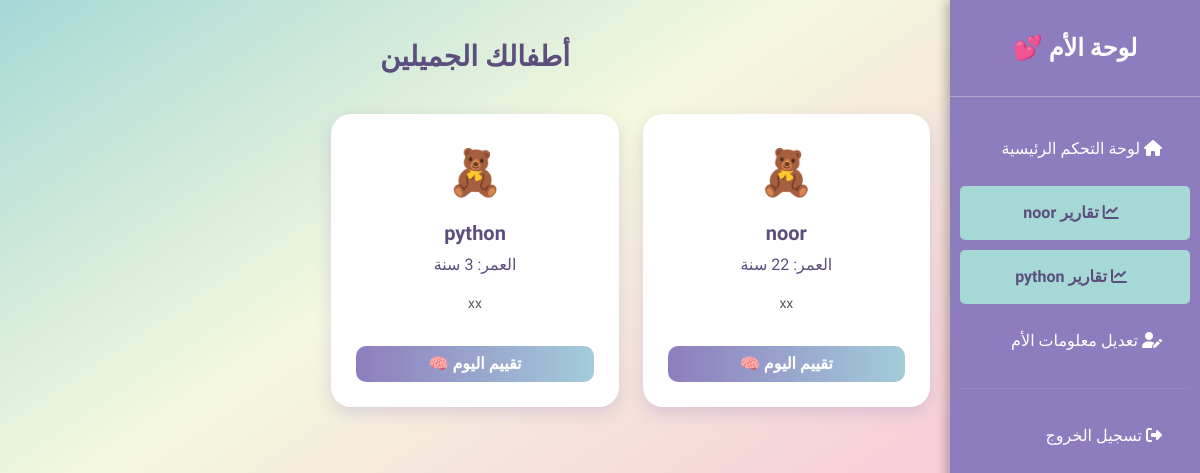
Page /mother_dashboard (signed in) on the committed database.
### model.py (models this page shows, shortened)
class Child(db.Model):
    __tablename__ = 'child'
    child_id = db.Column(db.Integer, primary_key=True, unique=True)
    mother_id = db.Column(db.Integer, db.ForeignKey('mother_register.mother_id'), nullable=True)
    name = db.Column(db.String(100), nullable=False)
    BD = db.Column(db.DateTime, nullable=False)
    gender = db.Column(db.String(10), nullable=False)  # "male" or "female"
    level = db.Column(db.Integer, nullable=False)
    note = db.Column(db.Text, nullable=True)
    doctor_links = db.relationship('DoctorsChild', backref='child', lazy=True)
    activities = db.relationship('Activities', backref='child', lazy=True)
    medicines = db.relationship('Medicine', backref='child', lazy=True)

### app.py (the view)
@app.route('/mother_dashboard')
def mother_dashboard():
    mother_id = session.get('mother_id')
    if not mother_id:
        return redirect(url_for('mother_login'))
    mother = MotherRegister.query.get(mother_id)
    children = Child.query.filter_by(mother_id=mother.mother_id).all()
    return render_template('mother_dashboard.html', mother=mother, children=children,date=date)

### templates/mother_dashboard.html (shortened to what this page needs)
<!DOCTYPE html>
<html lang="ar" dir="rtl">
<head>
  <link href="https://cdn.jsdelivr.net/npm/bootstrap@5.3.2/dist/css/bootstrap.min.css" rel="stylesheet">
  <link rel="stylesheet" href="https://cdnjs.cloudflare.com/ajax/libs/font-awesome/6.5.1/css/all.min.css">
</head>
<body>
  <div class="sidebar">
    <div class="logo">لوحة الأم 💕</div>
    <nav class="nav flex-column">
      <a href="{{ url_for('mother_dashboard') }}"><i class="fas fa-home me-2"></i> لوحة التحكم الرئيسية</a>
     {% for child in children %}
  <a href="{{ url_for('mother_reports', child_id=child.child_id) }}" class="btn btn-primary">
    <i class="fas fa-chart-line me-2"></i> تقارير {{ child.name }}
  </a>
{% endfor %}
      <a href="{{ url_for('mother_update_info') }}"><i class="fas fa-user-edit me-2"></i> تعديل معلومات الأم</a>
      <hr style="border-color: rgba(255, 255, 255, 0.3); margin: 15px 10px;">
      <a href="{{ url_for('mother_logout') }}"><i class="fas fa-sign-out-alt me-2"></i> تسجيل الخروج</a>
    </nav>
  </div>
  <div class="main-content">
    <h3> أطفالك الجميلين</h3>
    {% if children %}
      <div class="row">
        {% for child in children %}
        <div class="col-lg-4 col-md-6 mb-4">
          <div class="child-card text-center">
            <div>
              <div class="child-icon">🧸</div>
              <h5 class="fw-bold">{{ child.name }}</h5>
              <p>العمر: {{ (date.today().year - child.BD.year) }} سنة</p>
              <p class="text-muted small">{{ child.note or 'لا توجد ملاحظات حالياً' }}</p>
            </div>
            <a href="{{ url_for('child_details', child_id=child.child_id) }}" class="btn btn-eval w-100 mt-3">تقييم اليوم 🧠</a>
          </div>
        </div>
        {% endfor %}
      </div>
    {% else %}
      <div class="no-children">
        <i class="fas fa-hand-holding-heart fa-2x mb-3"></i>
        <p class="mb-0"> لا يوجد أطفال مسجلين بعد، يمكنك إضافة طفل من خلال القائمة الجانبية.</p>
      </div>
    {% endif %}
  </div>
</body>
</html>

### templates/mother_dashboard.html (style rules this page uses)
:root { --primary-lavender: #8E7DBE; --dark-text: #5C4F7D; --accent-teal: #A6D8D6; --soft-pink: #F7CFD8; --soft-yellow: #F4F8DE; }
body { direction: rtl; background: linear-gradient(to bottom right, var(--accent-teal), var(--soft-yellow), var(--soft-pink), #E3D6C9); font-family: "Cairo", sans-serif; min-height: 100vh; margin: 0; padding: 0; color: var(--dark-text); background-attachment: fixed; }
.sidebar { position: fixed; top: 0; right: 0; width: 250px; height: 100%; padding-top: 20px; background-color: var(--primary-lavender); color: white; box-shadow: -4px 0 10px rgba(0, 0, 0, 0.25); z-index: 1000; transition: all 0.3s; }
.sidebar a { color: white; padding: 15px 20px; text-decoration: none; display: block; font-size: 16px; transition: background-color 0.3s; border-radius: 5px; margin: 5px 10px; }
.sidebar .btn-primary { background-color: var(--accent-teal) !important; border: none; color: var(--dark-text); font-weight: bold; transition: background-color 0.3s; }
.sidebar .logo { text-align: center; padding: 10px 0 30px; font-size: 24px; font-weight: bold; border-bottom: 1px solid rgba(255, 255, 255, 0.3); margin-bottom: 20px; }
.main-content { margin-right: 250px; padding: 40px 20px; max-width: calc(100% - 250px); }
h3 { text-align: center; margin-bottom: 40px; color: var(--dark-text); font-weight: bold; }
.child-card { border: none; border-radius: 20px; background: white; box-shadow: 0 6px 15px rgba(142, 125, 190, 0.25); padding: 25px; transition: transform 0.3s ease, box-shadow 0.3s ease; min-height: 250px; display: flex; flex-direction: column; justify-content: space-between; }
.child-icon { font-size: 45px; color: var(--primary-lavender); margin-bottom: 15px; }
.btn-eval { background: linear-gradient(to right, var(--primary-lavender), #A3CCDA); border: none; border-radius: 10px; color: white; font-weight: bold; transition: 0.3s; }

### rows in the picture
Child: name "noor", note "xx"
Child: name "python", note "xx"
